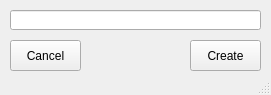
<?xml version="1.0" encoding="UTF-8"?>
<ui version="4.0">
 <class>MainWindow</class>
 <widget class="QMainWindow" name="MainWindow">
  <property name="geometry">
   <rect>
    <x>0</x>
    <y>0</y>
    <width>271</width>
    <height>95</height>
   </rect>
  </property>
  <property name="focusPolicy">
   <enum>Qt::StrongFocus</enum>
  </property>
  <property name="windowTitle">
   <string>MainWindow</string>
  </property>
  <widget class="QWidget" name="centralwidget">
   <widget class="QLineEdit" name="lineEdit">
    <property name="geometry">
     <rect>
      <x>10</x>
      <y>10</y>
      <width>251</width>
      <height>20</height>
     </rect>
    </property>
   </widget>
   <widget class="QPushButton" name="create_button">
    <property name="geometry">
     <rect>
      <x>190</x>
      <y>40</y>
      <width>71</width>
      <height>31</height>
     </rect>
    </property>
    <property name="text">
     <string>Create</string>
    </property>
   </widget>
   <widget class="QPushButton" name="cancel_button">
    <property name="geometry">
     <rect>
      <x>10</x>
      <y>40</y>
      <width>71</width>
      <height>31</height>
     </rect>
    </property>
    <property name="text">
     <string>Cancel</string>
    </property>
   </widget>
  </widget>
  <widget class="QStatusBar" name="statusbar"/>
 </widget>
 <resources/>
 <connections/>
</ui>
